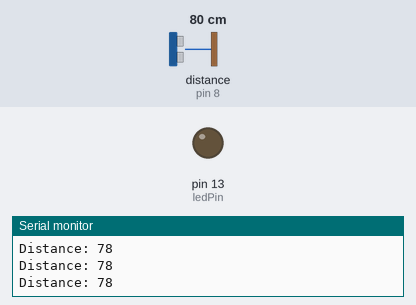
The sketch below on a simulated Arduino Uno, built with avr-gcc and run on an emulated ATmega328P. On the bench: output pins drawn as LEDs (lit = HIGH), the last lines printed to the serial monitor. Wiring (inferred from the names in the program): ultrasonic range finder: trigger pin 9; echo pin 8. The test bench sets the inputs (shaded band); at power-on: distance to the obstacle (sensor on pin 8) 80 cm. The echo pulse lasts 58.3 µs per cm; pins used as bus, display or sensor lines are not drawn.

Above: at 1.2 s.
1.3 s: distance to the obstacle (sensor on pin 8) set to 57 cm
4.3 s: distance to the obstacle (sensor on pin 8) set to 46 cm
At 5.0 s:
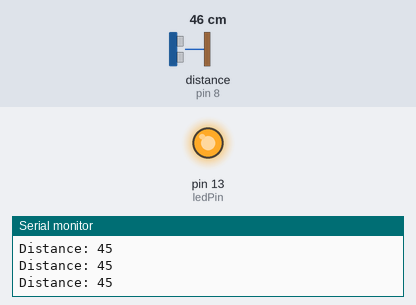
Timing chart, 0 to 7.3 s (numbered marks = the images above; inputs shaded):
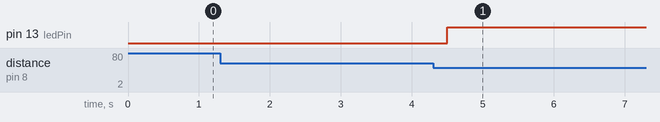

The sketch:

ledUltrasoundDifferentCode.ino
```cpp
// Defining pins
const int trigPin = 9;   // Ultrasonic sensor trigger pin
const int echoPin = 8;   // Ultrasonic sensor echo pin
const int ledPin = 13;   // LED connected to pin 13
int ledState = LOW;      // Initial LED state
int lastSensorState = LOW; // Variable to store the last sensor state

// Variables for distance measurement
long duration;
int distance;
int detectionThreshold = 50; // Try lowering the threshold to 10 cm

void setup() {
  pinMode(trigPin, OUTPUT);
  pinMode(echoPin, INPUT);
  pinMode(ledPin, OUTPUT);
  digitalWrite(ledPin, ledState); // Initialize the LED state
  Serial.begin(9600);
}

void loop() {
  // Send ultrasonic pulse
  digitalWrite(trigPin, LOW);
  delayMicroseconds(2);
  digitalWrite(trigPin, HIGH);
  delayMicroseconds(10);
  digitalWrite(trigPin, LOW);

  // Read the echo time
  duration = pulseIn(echoPin, HIGH);

  // Calculate the distance in centimeters
  distance = duration * 0.034 / 2;

  // Print the distance (for debugging)
  Serial.print("Distance: ");
  Serial.println(distance);

  // Check if the object is within the threshold distance
  int sensorState = (distance <= detectionThreshold) ? HIGH : LOW;

  // Toggle LED when the sensor detects an object
  if (sensorState == HIGH && sensorState != lastSensorState) {
    ledState = !ledState; // Toggle the LED state
    digitalWrite(ledPin, ledState);
  }

  // Save the last sensor state for comparison in the next loop
  lastSensorState = sensorState;

  delay(200); // Add a small delay to avoid rapid toggling
}
```

Measured:
- the behaviour switches between 52 and 51 cm on distance to the obstacle (sensor on pin 8) (found by bisection; images 0 and 1)
- after the input at 4.3 s, pin 13 (ledPin): LOW → HIGH after 0.20 s
